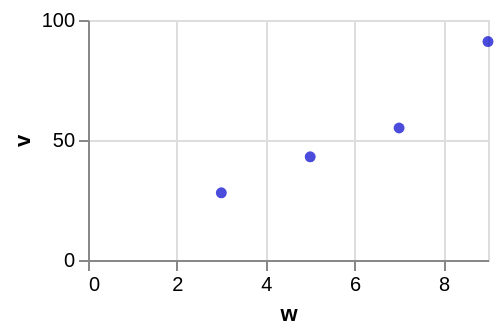

Describe this chart as a Vega-Lite specification.
### Vega-Lite specification from a JSON file in a GitHub repository (floating-point values rounded to 4 significant figures)
{"$schema": "https://vega.github.io/schema/vega-lite/v6.json", "width": 200, "height": 120, "data": {"values": [{"c": "alpha", "v": 28, "w": 3, "t": "2024-01-07"}, {"c": "beta", "v": 55, "w": 7, "t": "2024-03-19"}, {"c": "gamma", "v": 43, "w": 5, "t": "2024-06-02"}, {"c": "delta", "v": 91, "w": 9, "t": "2024-09-11"}]}, "mark": {"type": "circle", "fill": "mediumblue"}, "encoding": {"x": {"field": "w", "type": "quantitative"}, "y": {"field": "v", "type": "quantitative"}}}
